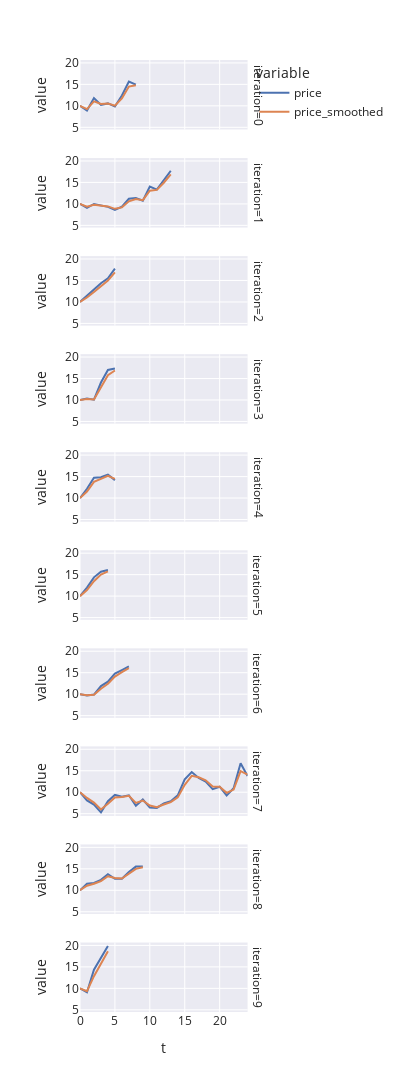

The notebook cell this image was saved under:
### Code cell
px.line(
    data_frame=state_histories,
    x="t",
    y=["price", "price_smoothed"],
    facet_row="iteration",
    height=1200,
    width=400,
)
# px.line(data_frame=state_histories, x="t", y="price", facet_row="iteration", height=1200)

### Figure 1 — Plotly figure (JSON) as saved in the notebook; plotly's stock layout.template omitted (floating-point values rounded to 4 significant figures)
{"data": [{"hovertemplate": "variable=price<br>iteration=0<br>t=%{x}<br>value=%{y}<extra></extra>", "legendgroup": "price", "line": {"color": "rgb(76,114,176)", "dash": "solid"}, "marker": {"symbol": "circle"}, "mode": "lines", "name": "price", "orientation": "v", "showlegend": true, "type": "scatter", "x": [0, 1, 2, 3, 4, 5, 6, 7, 8], "xaxis": "x10", "y": [10, 8.92, 11.8, 10.2, 10.56, 9.858, 12.41, 15.67, 14.95], "yaxis": "y10"}, {"hovertemplate": "variable=price<br>iteration=1<br>t=%{x}<br>value=%{y}<extra></extra>", "legendgroup": "price", "line": {"color": "rgb(76,114,176)", "dash": "solid"}, "marker": {"symbol": "circle"}, "mode": "lines", "name": "price", "orientation": "v", "showlegend": false, "type": "scatter", "x": [0, 1, 2, 3, 4, 5, 6, 7, 8, 9, 10, 11, 12, 13], "xaxis": "x9", "y": [10, 9.082, 9.982, 9.621, 9.311, 8.607, 9.338, 11.2, 11.39, 10.76, 14.02, 13.34, 15.64, 17.72], "yaxis": "y9"}, {"hovertemplate": "variable=price<br>iteration=2<br>t=%{x}<br>value=%{y}<extra></extra>", "legendgroup": "price", "line": {"color": "rgb(76,114,176)", "dash": "solid"}, "marker": {"symbol": "circle"}, "mode": "lines", "name": "price", "orientation": "v", "showlegend": false, "type": "scatter", "x": [0, 1, 2, 3, 4, 5], "xaxis": "x8", "y": [10, 11.46, 12.9, 14.35, 15.48, 17.75], "yaxis": "y8"}, {"hovertemplate": "variable=price<br>iteration=3<br>t=%{x}<br>value=%{y}<extra></extra>", "legendgroup": "price", "line": {"color": "rgb(76,114,176)", "dash": "solid"}, "marker": {"symbol": "circle"}, "mode": "lines", "name": "price", "orientation": "v", "showlegend": false, "type": "scatter", "x": [0, 1, 2, 3, 4, 5], "xaxis": "x7", "y": [10, 10.36, 10.08, 14.07, 17.01, 17.34], "yaxis": "y7"}, {"hovertemplate": "variable=price<br>iteration=4<br>t=%{x}<br>value=%{y}<extra></extra>", "legendgroup": "price", "line": {"color": "rgb(76,114,176)", "dash": "solid"}, "marker": {"symbol": "circle"}, "mode": "lines", "name": "price", "orientation": "v", "showlegend": false, "type": "scatter", "x": [0, 1, 2, 3, 4, 5], "xaxis": "x6", "y": [10, 12.17, 14.76, 14.83, 15.45, 14.19], "yaxis": "y6"}, {"hovertemplate": "variable=price<br>iteration=5<br>t=%{x}<br>value=%{y}<extra></extra>", "legendgroup": "price", "line": {"color": "rgb(76,114,176)", "dash": "solid"}, "marker": {"symbol": "circle"}, "mode": "lines", "name": "price", "orientation": "v", "showlegend": false, "type": "scatter", "x": [0, 1, 2, 3, 4], "xaxis": "x5", "y": [10, 11.99, 14.38, 15.69, 16.07], "yaxis": "y5"}, {"hovertemplate": "variable=price<br>iteration=6<br>t=%{x}<br>value=%{y}<extra></extra>", "legendgroup": "price", "line": {"color": "rgb(76,114,176)", "dash": "solid"}, "marker": {"symbol": "circle"}, "mode": "lines", "name": "price", "orientation": "v", "showlegend": false, "type": "scatter", "x": [0, 1, 2, 3, 4, 5, 6, 7], "xaxis": "x4", "y": [10, 9.676, 9.913, 11.89, 12.91, 14.8, 15.61, 16.45], "yaxis": "y4"}, {"hovertemplate": "variable=price<br>iteration=7<br>t=%{x}<br>value=%{y}<extra></extra>", "legendgroup": "price", "line": {"color": "rgb(76,114,176)", "dash": "solid"}, "marker": {"symbol": "circle"}, "mode": "lines", "name": "price", "orientation": "v", "showlegend": false, "type": "scatter", "x": [0, 1, 2, 3, 4, 5, 6, 7, 8, 9, 10, 11, 12, 13, 14, 15, 16, 17, 18, 19, 20, 21, 22, 23, 24], "xaxis": "x3", "y": [10, 8.106, 7.111, 5.3, 7.899, 9.374, 8.963, 9.285, 6.83, 8.306, 6.414, 6.355, 7.398, 7.92, 9.278, 13.0, 14.71, 13.33, 12.48, 10.73, 11.28, 9.251, 10.93, 16.75, 13.78], "yaxis": "y3"}, {"hovertemplate": "variable=price<br>iteration=8<br>t=%{x}<br>value=%{y}<extra></extra>", "legendgroup": "price", "line": {"color": "rgb(76,114,176)", "dash": "solid"}, "marker": {"symbol": "circle"}, "mode": "lines", "name": "price", "orientation": "v", "showlegend": false, "type": "scatter", "x": [0, 1, 2, 3, 4, 5, 6, 7, 8, 9], "xaxis": "x2", "y": [10, 11.54, 11.7, 12.42, 13.74, 12.67, 12.69, 14.25, 15.52, 15.52], "yaxis": "y2"}, {"hovertemplate": "variable=price<br>iteration=9<br>t=%{x}<br>value=%{y}<extra></extra>", "legendgroup": "price", "line": {"color": "rgb(76,114,176)", "dash": "solid"}, "marker": {"symbol": "circle"}, "mode": "lines", "name": "price", "orientation": "v", "showlegend": false, "type": "scatter", "x": [0, 1, 2, 3, 4], "xaxis": "x", "y": [10, 9.07, 14.33, 17.0, 19.87], "yaxis": "y"}, {"hovertemplate": "variable=price_smoothed<br>iteration=0<br>t=%{x}<br>value=%{y}<extra></extra>", "legendgroup": "price_smoothed", "line": {"color": "rgb(221,132,82)", "dash": "solid"}, "marker": {"symbol": "circle"}, "mode": "lines", "name": "price_smoothed", "orientation": "v", "showlegend": true, "type": "scatter", "x": [0, 1, 2, 3, 4, 5, 6, 7, 8], "xaxis": "x10", "y": [10, 9.244, 11.03, 10.45, 10.53, 10.06, 11.71, 14.48, 14.81], "yaxis": "y10"}, {"hovertemplate": "variable=price_smoothed<br>iteration=1<br>t=%{x}<br>value=%{y}<extra></extra>", "legendgroup": "price_smoothed", "line": {"color": "rgb(221,132,82)", "dash": "solid"}, "marker": {"symbol": "circle"}, "mode": "lines", "name": "price_smoothed", "orientation": "v", "showlegend": false, "type": "scatter", "x": [0, 1, 2, 3, 4, 5, 6, 7, 8, 9, 10, 11, 12, 13], "xaxis": "x9", "y": [10, 9.358, 9.795, 9.673, 9.42, 8.851, 9.192, 10.6, 11.15, 10.88, 13.08, 13.26, 14.92, 16.88], "yaxis": "y9"}, {"hovertemplate": "variable=price_smoothed<br>iteration=2<br>t=%{x}<br>value=%{y}<extra></extra>", "legendgroup": "price_smoothed", "line": {"color": "rgb(221,132,82)", "dash": "solid"}, "marker": {"symbol": "circle"}, "mode": "lines", "name": "price_smoothed", "orientation": "v", "showlegend": false, "type": "scatter", "x": [0, 1, 2, 3, 4, 5], "xaxis": "x8", "y": [10, 11.03, 12.34, 13.75, 14.96, 16.91], "yaxis": "y8"}, {"hovertemplate": "variable=price_smoothed<br>iteration=3<br>t=%{x}<br>value=%{y}<extra></extra>", "legendgroup": "price_smoothed", "line": {"color": "rgb(221,132,82)", "dash": "solid"}, "marker": {"symbol": "circle"}, "mode": "lines", "name": "price_smoothed", "orientation": "v", "showlegend": false, "type": "scatter", "x": [0, 1, 2, 3, 4, 5], "xaxis": "x7", "y": [10, 10.25, 10.13, 12.89, 15.77, 16.87], "yaxis": "y7"}, {"hovertemplate": "variable=price_smoothed<br>iteration=4<br>t=%{x}<br>value=%{y}<extra></extra>", "legendgroup": "price_smoothed", "line": {"color": "rgb(221,132,82)", "dash": "solid"}, "marker": {"symbol": "circle"}, "mode": "lines", "name": "price_smoothed", "orientation": "v", "showlegend": false, "type": "scatter", "x": [0, 1, 2, 3, 4, 5], "xaxis": "x6", "y": [10, 11.52, 13.79, 14.52, 15.17, 14.48], "yaxis": "y6"}, {"hovertemplate": "variable=price_smoothed<br>iteration=5<br>t=%{x}<br>value=%{y}<extra></extra>", "legendgroup": "price_smoothed", "line": {"color": "rgb(221,132,82)", "dash": "solid"}, "marker": {"symbol": "circle"}, "mode": "lines", "name": "price_smoothed", "orientation": "v", "showlegend": false, "type": "scatter", "x": [0, 1, 2, 3, 4], "xaxis": "x5", "y": [10, 11.4, 13.48, 15.03, 15.76], "yaxis": "y5"}, {"hovertemplate": "variable=price_smoothed<br>iteration=6<br>t=%{x}<br>value=%{y}<extra></extra>", "legendgroup": "price_smoothed", "line": {"color": "rgb(221,132,82)", "dash": "solid"}, "marker": {"symbol": "circle"}, "mode": "lines", "name": "price_smoothed", "orientation": "v", "showlegend": false, "type": "scatter", "x": [0, 1, 2, 3, 4, 5, 6, 7], "xaxis": "x4", "y": [10, 9.773, 9.871, 11.28, 12.42, 14.09, 15.15, 16.06], "yaxis": "y4"}, {"hovertemplate": "variable=price_smoothed<br>iteration=7<br>t=%{x}<br>value=%{y}<extra></extra>", "legendgroup": "price_smoothed", "line": {"color": "rgb(221,132,82)", "dash": "solid"}, "marker": {"symbol": "circle"}, "mode": "lines", "name": "price_smoothed", "orientation": "v", "showlegend": false, "type": "scatter", "x": [0, 1, 2, 3, 4, 5, 6, 7, 8, 9, 10, 11, 12, 13, 14, 15, 16, 17, 18, 19, 20, 21, 22, 23, 24], "xaxis": "x3", "y": [10, 8.674, 7.58, 5.984, 7.324, 8.759, 8.902, 9.17, 7.532, 8.074, 6.912, 6.522, 7.135, 7.684, 8.8, 11.74, 13.82, 13.48, 12.78, 11.34, 11.3, 9.865, 10.61, 14.91, 14.12], "yaxis": "y3"}, {"hovertemplate": "variable=price_smoothed<br>iteration=8<br>t=%{x}<br>value=%{y}<extra></extra>", "legendgroup": "price_smoothed", "line": {"color": "rgb(221,132,82)", "dash": "solid"}, "marker": {"symbol": "circle"}, "mode": "lines", "name": "price_smoothed", "orientation": "v", "showlegend": false, "type": "scatter", "x": [0, 1, 2, 3, 4, 5, 6, 7, 8, 9], "xaxis": "x2", "y": [10, 11.07, 11.52, 12.15, 13.26, 12.84, 12.74, 13.8, 15.0, 15.36], "yaxis": "y2"}, {"hovertemplate": "variable=price_smoothed<br>iteration=9<br>t=%{x}<br>value=%{y}<extra></extra>", "legendgroup": "price_smoothed", "line": {"color": "rgb(221,132,82)", "dash": "solid"}, "marker": {"symbol": "circle"}, "mode": "lines", "name": "price_smoothed", "orientation": "v", "showlegend": false, "type": "scatter", "x": [0, 1, 2, 3, 4], "xaxis": "x", "y": [10, 9.349, 12.83, 15.75, 18.63], "yaxis": "y"}], "layout": {"annotations": [{"font": {}, "showarrow": false, "text": "iteration=9", "textangle": 90, "x": 0.98, "xanchor": "left", "xref": "paper", "y": 0.0365, "yanchor": "middle", "yref": "paper"}, {"font": {}, "showarrow": false, "text": "iteration=8", "textangle": 90, "x": 0.98, "xanchor": "left", "xref": "paper", "y": 0.1395, "yanchor": "middle", "yref": "paper"}, {"font": {}, "showarrow": false, "text": "iteration=7", "textangle": 90, "x": 0.98, "xanchor": "left", "xref": "paper", "y": 0.2425, "yanchor": "middle", "yref": "paper"}, {"font": {}, "showarrow": false, "text": "iteration=6", "textangle": 90, "x": 0.98, "xanchor": "left", "xref": "paper", "y": 0.3455, "yanchor": "middle", "yref": "paper"}, {"font": {}, "showarrow": false, "text": "iteration=5", "textangle": 90, "x": 0.98, "xanchor": "left", "xref": "paper", "y": 0.4485, "yanchor": "middle", "yref": "paper"}, {"font": {}, "showarrow": false, "text": "iteration=4", "textangle": 90, "x": 0.98, "xanchor": "left", "xref": "paper", "y": 0.5515, "yanchor": "middle", "yref": "paper"}, {"font": {}, "showarrow": false, "text": "iteration=3", "textangle": 90, "x": 0.98, "xanchor": "left", "xref": "paper", "y": 0.6545, "yanchor": "middle", "yref": "paper"}, {"font": {}, "showarrow": false, "text": "iteration=2", "textangle": 90, "x": 0.98, "xanchor": "left", "xref": "paper", "y": 0.7575, "yanchor": "middle", "yref": "paper"}, {"font": {}, "showarrow": false, "text": "iteration=1", "textangle": 90, "x": 0.98, "xanchor": "left", "xref": "paper", "y": 0.8605, "yanchor": "middle", "yref": "paper"}, {"font": {}, "showarrow": false, "text": "iteration=0", "textangle": 90, "x": 0.98, "xanchor": "left", "xref": "paper", "y": 0.9635, "yanchor": "middle", "yref": "paper"}], "height": 1200, "legend": {"title": {"text": "variable"}, "tracegroupgap": 0}, "margin": {"t": 60}, "width": 400, "xaxis": {"anchor": "y", "domain": [0, 0.98], "title": {"text": "t"}}, "xaxis10": {"anchor": "y10", "domain": [0, 0.98], "matches": "x", "showticklabels": false}, "xaxis2": {"anchor": "y2", "domain": [0, 0.98], "matches": "x", "showticklabels": false}, "xaxis3": {"anchor": "y3", "domain": [0, 0.98], "matches": "x", "showticklabels": false}, "xaxis4": {"anchor": "y4", "domain": [0, 0.98], "matches": "x", "showticklabels": false}, "xaxis5": {"anchor": "y5", "domain": [0, 0.98], "matches": "x", "showticklabels": false}, "xaxis6": {"anchor": "y6", "domain": [0, 0.98], "matches": "x", "showticklabels": false}, "xaxis7": {"anchor": "y7", "domain": [0, 0.98], "matches": "x", "showticklabels": false}, "xaxis8": {"anchor": "y8", "domain": [0, 0.98], "matches": "x", "showticklabels": false}, "xaxis9": {"anchor": "y9", "domain": [0, 0.98], "matches": "x", "showticklabels": false}, "yaxis": {"anchor": "x", "domain": [0, 0.073], "title": {"text": "value"}}, "yaxis10": {"anchor": "x10", "domain": [0.927, 1.0], "matches": "y", "title": {"text": "value"}}, "yaxis2": {"anchor": "x2", "domain": [0.103, 0.176], "matches": "y", "title": {"text": "value"}}, "yaxis3": {"anchor": "x3", "domain": [0.206, 0.279], "matches": "y", "title": {"text": "value"}}, "yaxis4": {"anchor": "x4", "domain": [0.309, 0.382], "matches": "y", "title": {"text": "value"}}, "yaxis5": {"anchor": "x5", "domain": [0.412, 0.485], "matches": "y", "title": {"text": "value"}}, "yaxis6": {"anchor": "x6", "domain": [0.515, 0.588], "matches": "y", "title": {"text": "value"}}, "yaxis7": {"anchor": "x7", "domain": [0.618, 0.691], "matches": "y", "title": {"text": "value"}}, "yaxis8": {"anchor": "x8", "domain": [0.721, 0.794], "matches": "y", "title": {"text": "value"}}, "yaxis9": {"anchor": "x9", "domain": [0.824, 0.897], "matches": "y", "title": {"text": "value"}}}}
